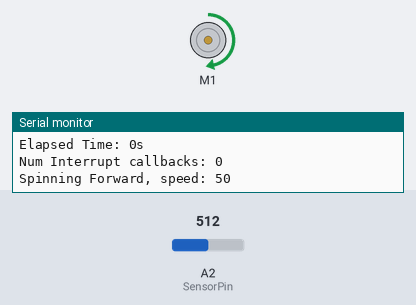
A sketch run on a simulated Arduino Uno, built with avr-gcc and run on an emulated ATmega328P. On the bench: DC motor (green arrow = forward, orange = backward, longer = faster), the last lines printed to the serial monitor. Inputs (shaded band) come from the test bench; at power-on: A2 (SensorPin) = 512.

Above: at 2.5 s.
At 7.5 s:
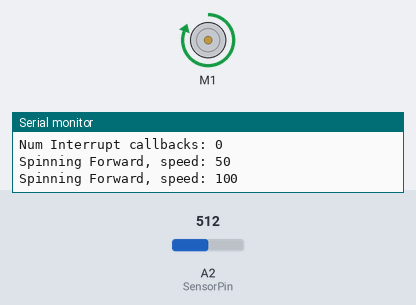
At 22.5 s:
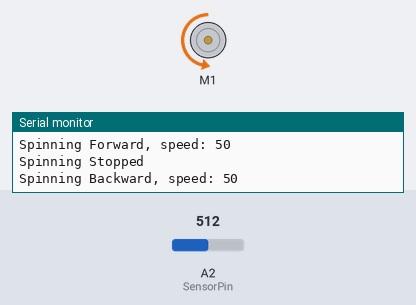
At 37.5 s:
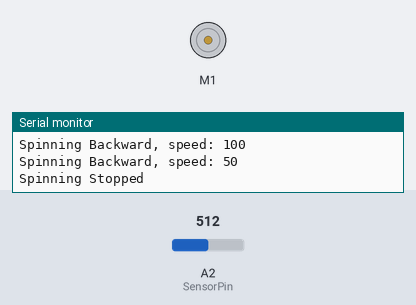
Timing chart, 0 to 52.0 s (numbered marks = the images above):
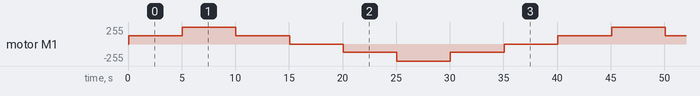

Measured:
- by itself, motor M1: repeats every 40.0 s: forward 255/255 5.0 s, forward 125/255 5.0 s, stopped 5.0 s, backward 125/255 5.0 s, backward 255/255 5.0 s, backward 125/255 5.0 s, stopped 5.0 s, forward 125/255 5.0 s

The sketch:

Open_Loop_Feedback_For_Testing_Optical_Encoder_lnk.ino
```cpp
#include <Wire.h>
#include <Adafruit_MotorShield.h>
#include "utility/Adafruit_PWMServoDriver.h"

Adafruit_MotorShield AFMS = Adafruit_MotorShield();
Adafruit_DCMotor *DC_gear_head_motor = AFMS.getMotor(1);

const unsigned short SensorPin = 2;

const unsigned short HALF = 125;
const unsigned short FULL = 255;
const unsigned int MAIN_DELAY = 5000;

int timer_prescaler;
int timer_preload;
int white_or_black;
short white_or_black_boolean = 0;
short last_state = 0;
unsigned long last_state_change = 0; // time in microseconds since the last state change
unsigned long num_state_changes = 0;


// debugging
long test_counter;
long start_time;

void setup(){

  int microsecond_delay = 400; // 2500 hz.

  // prescaler = 32
  TCCR1B = TCCR1B | B00000011; // set bits
  TCCR1B = TCCR1B & B11111011; // clear bits
  timer_prescaler = 64; // not sure why this works, but 32 was off
  // by a factor of 2. need to check datasheet again.

  long clock_frequency = 16000000 / timer_prescaler;
  long X = (long)((clock_frequency * microsecond_delay) / 1000000);
  timer_preload = 255 + 1 - (byte)X;

  AFMS.begin();
  Serial.begin(9600);

  Serial.print("timer_preload: ");
  Serial.println(timer_preload);
  Serial.print("clock_frequency: ");
  Serial.println(clock_frequency);

  /* Setup phase: configure and enable timer2 overflow interrupt */
  /* First disable the timer overflow interrupt while we're configuring */
  TIMSK2 &= ~(1<<TOIE2);

  /* Configure timer2 in normal mode (pure counting, no PWM etc.) */
  TCCR2A &= ~((1<<WGM21) | (1<<WGM20));
  TCCR2B &= ~(1<<WGM22);

  /* Select clock source: internal I/O clock */
  ASSR &= ~(1<<AS2);

  /* Disable Compare Match A interrupt enable (only want overflow) */
  TIMSK2 &= ~(1<<OCIE2A);


  /* Finally load end enable the timer */
  TCNT2 = timer_preload;
  TIMSK2 |= (1<<TOIE2);
  start_time = millis();
}

void loop(){
  // debugging
  Serial.println();
  Serial.print("Elapsed Time: ");
  Serial.print((millis() - start_time)/1000);
  Serial.println("s");
  Serial.print("Num Interrupt callbacks: ");
  Serial.println(test_counter);
  Serial.println();

  Serial.println("Spinning Forward, speed: 50");
  DC_gear_head_motor->run(FORWARD);
  DC_gear_head_motor->setSpeed(HALF);
  delay(MAIN_DELAY);

  Serial.println("Spinning Forward, speed: 100");
  DC_gear_head_motor->run(FORWARD);
  DC_gear_head_motor->setSpeed(FULL);
  delay(MAIN_DELAY);

  Serial.println("Spinning Forward, speed: 50");
  DC_gear_head_motor->run(FORWARD);
  DC_gear_head_motor->setSpeed(HALF);
  delay(MAIN_DELAY);

  Serial.println("Spinning Stopped");
  DC_gear_head_motor->run(FORWARD);
  DC_gear_head_motor->setSpeed(0);
  delay(MAIN_DELAY);

  Serial.println("Spinning Backward, speed: 50");
  DC_gear_head_motor->run(BACKWARD);
  DC_gear_head_motor->setSpeed(HALF);
  delay(MAIN_DELAY);

  Serial.println("Spinning Backward, speed: 100");
  DC_gear_head_motor->run(BACKWARD);
  DC_gear_head_motor->setSpeed(FULL);
  delay(MAIN_DELAY);

  Serial.println("Spinning Backward, speed: 50");
  DC_gear_head_motor->run(BACKWARD);
  DC_gear_head_motor->setSpeed(HALF);
  delay(MAIN_DELAY);

  Serial.println("Spinning Stopped");
  DC_gear_head_motor->run(FORWARD);
  DC_gear_head_motor->setSpeed(0);
  delay(MAIN_DELAY);
}


ISR(TIMER2_OVF_vect) {
  /* Reload the timer */
  white_or_black = analogRead(SensorPin);
  if (white_or_black > 500){ white_or_black_boolean = 1; }
  else{ white_or_black_boolean = 0; }

  if (white_or_black_boolean != last_state) // oh my!! the color has changed!!
  {
    if (abs(micros() - last_state_change) > 2000) // .4ms, to provide a basic low pass filter to stop multiple reads
    {
      // State has changed!!
      last_state = white_or_black_boolean;
      last_state_change = micros();
      num_state_changes ++;
    }

  }

  TCNT2 = timer_preload;
}
```
